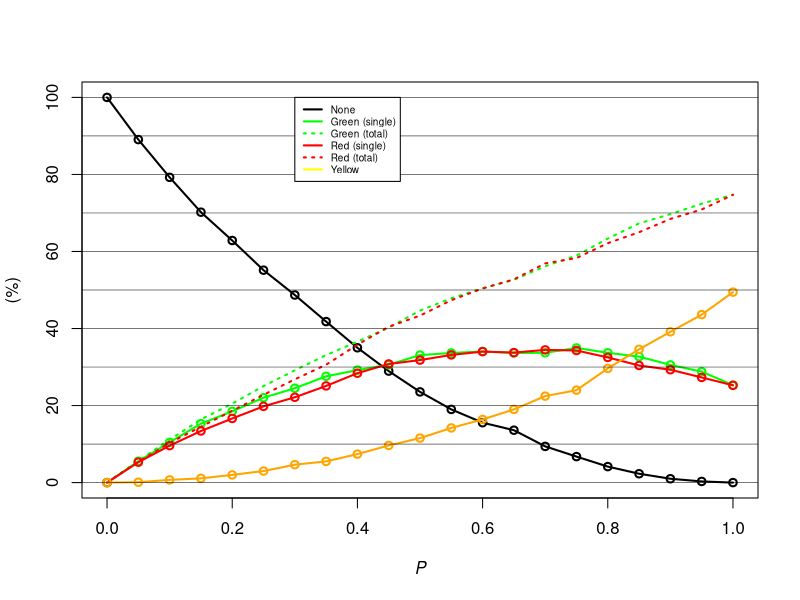

Recreate this plot in R.
KI.sim <- function(p = 0.5, p.gr = 0.5, n = 1000, seed = 1) {
  ### Parameters ###
  # p     Probability of knock-in (default = 0.5)
  # p.gr  Ratio of Green (default = 0.5)
  # n     Number of cells (default = 1000)
  # seed  seed for random number
  
  ### Result matrix RES ###
  # 0 = None
  # 1 = Green
  # 2 = Red
  #
  # EX) row (2,1,0,0) means (R,G),(N,N) = Y & N daughters
  #     row (1,0,0,2) means (G,N),(G,R) = G & R daughters
  
  set.seed(seed)
  RES <- matrix(0, ncol = 4, nrow = n)
  ch <- c(1:4)
  for (i in 1:n) {
    for (j in ch) {
      if (runif(1) <= p) {
        if (runif(1) <= p.gr) {
          RES[i, j] <- 1
        } else {
          RES[i, j] <- 2
        }
      }
    }
  }

  # Encode daughter cells
  RES.div <- c(RES[, 1] * 10 + RES[, 2], RES[, 3] * 10 + RES[, 4])

  ### COLOR RESULT ###
  COL <- c(0, 0, 0, 0)
  names(COL) <- c("None", "Green", "Red", "Yellow")

  for (i in 1:(2 * n)) {
    if (RES.div[i] == 0) COL[1] <- COL[1] + 1
    if (RES.div[i] == 1 || RES.div[i] == 10 || RES.div[i] == 11) COL[2] <- COL[2] + 1
    if (RES.div[i] == 2 || RES.div[i] == 20 || RES.div[i] == 22) COL[3] <- COL[3] + 1
    if (RES.div[i] == 12 || RES.div[i] == 21) COL[4] <- COL[4] + 1
  }
  return(COL / (2 * n) * 100)
}

# Initialize
Len <- 21
p.seq <- seq(0, 1, length = Len)
res <- matrix(0, ncol = 4, nrow = Len)

# Run simulation
for (i in 1:Len) {
  res[i, ] <- KI.sim(p = p.seq[i], n = 1000)
}

# Plot
plot(p.seq, res[, 1], type = "o", xlab = expression(italic("P")), ylab = "(%)", lwd = 2)
lines(p.seq, res[, 2], type = "o", col = "green", lwd = 2)
lines(p.seq, res[, 2] + res[, 4], type = "l", lty = 3, col = "green", lwd = 2)
lines(p.seq, res[, 3], type = "o", col = "red", lwd = 2)
lines(p.seq, res[, 3] + res[, 4], type = "l", lty = 3, col = "red", lwd = 2)
lines(p.seq, res[, 4], type = "o", col = "orange", lwd = 2)
abline(h = seq(0, 100, 10), lwd = 0.5)
legend(0.3, 100, c("None", "Green (single)", "Green (total)", "Red (single)", "Red (total)", "Yellow"),
  col = c("black", "green", "green", "red", "red", "yellow"), lty = c(1, 1, 3, 1, 3, 1), cex = 0.6, lwd = 2
)
